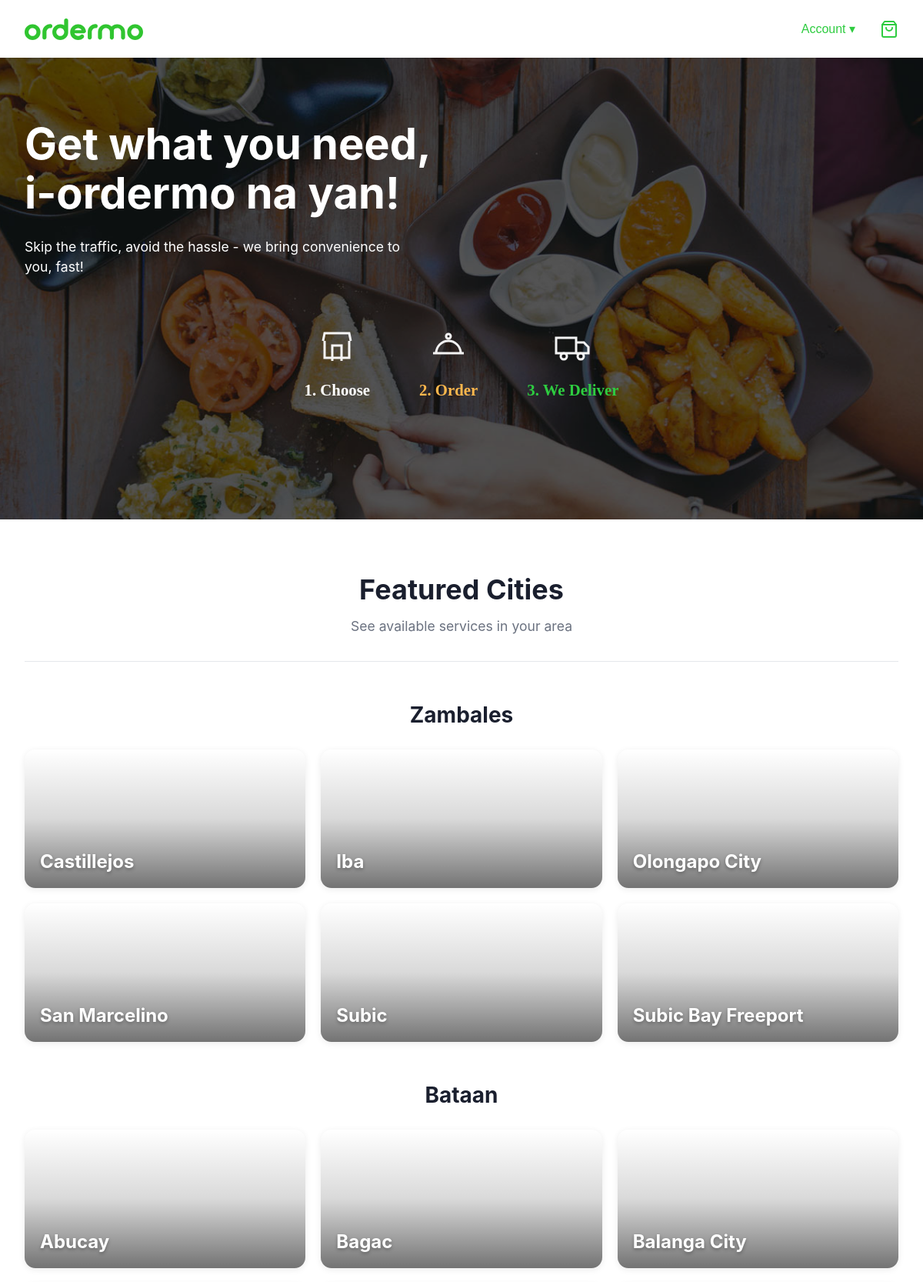
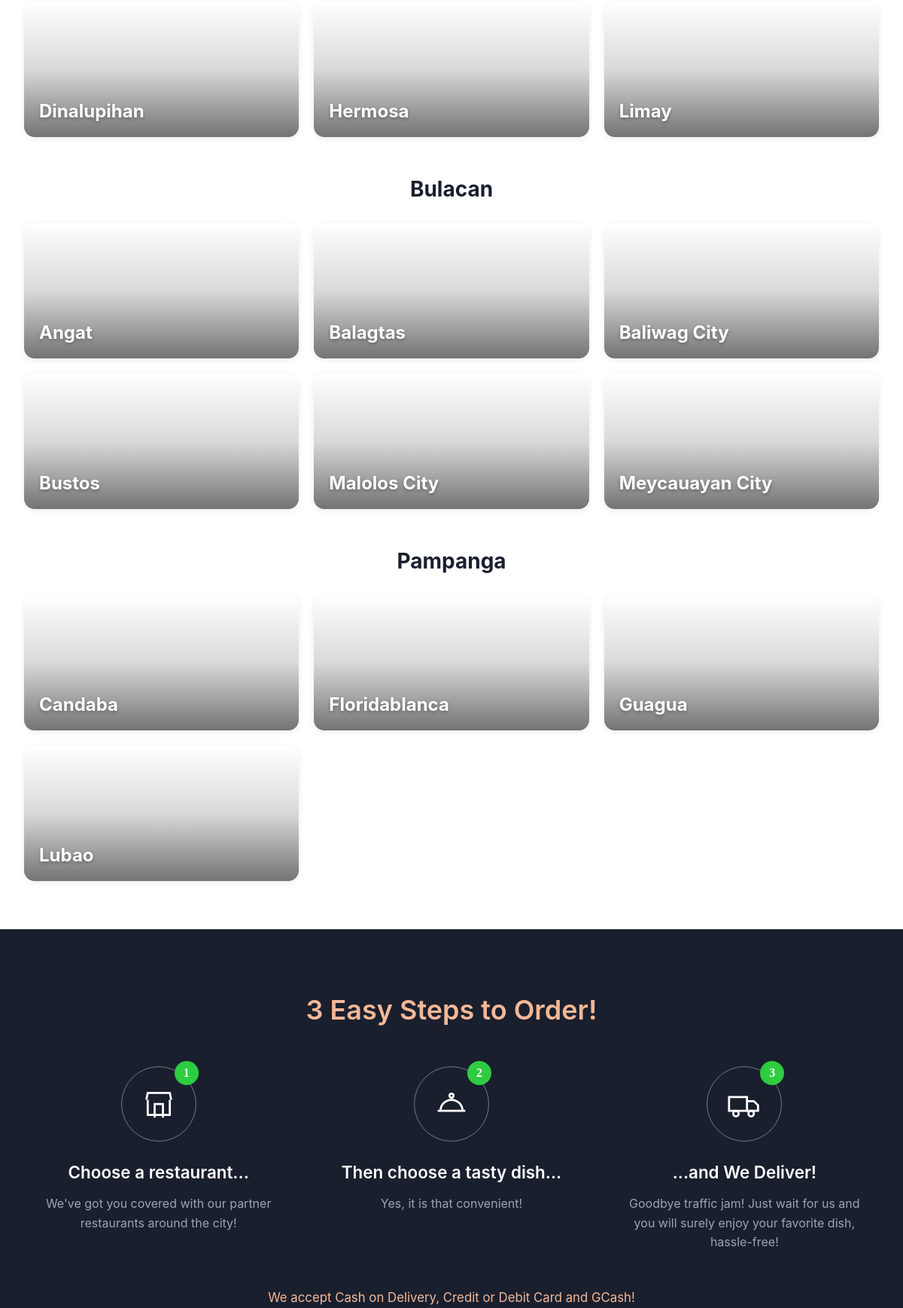
The page / (upper part) on the database its author committed (2 pictures, top to bottom).
### tables this page shows
CREATE TABLE cities (
    id INT AUTO_INCREMENT PRIMARY KEY,
    name VARCHAR(100) NOT NULL,
    province VARCHAR(50) NOT NULL,
    image VARCHAR(255) NOT NULL,
    featured TINYINT(1) NOT NULL DEFAULT 0,
    created_at TIMESTAMP DEFAULT CURRENT_TIMESTAMP,
    INDEX idx_province (province),
    INDEX idx_featured (featured)
);

### app/controllers/HomeController.php (called while the page is built)
<?php
class HomeController extends Controller
{
    public function index(): void
    {
        $city     = $this->model('City');
        $provinces = $city->getGroupedByProvince();
        $this->view('home/index', [
            'title'     => 'ordermo.ph - We deliver your needs fast!',
            'provinces' => $provinces,
        ]);
    }
}

### app/core/App.php (called while the page is built, shortened)
<?php
class App
{
    private $method     = 'index';
    public function __construct()
    {
        $url = $this->parseUrl();
        $this->controller = new $this->controller;
        $this->params = $url ? array_values($url) : [];
        call_user_func_array([$this->controller, $this->method], $this->params);
    }
    private function parseUrl(): array
    {
        return [];
    }
}

### public/index.php (called while the page is built, shortened)
<?php
require_once __DIR__ . '/../app/core/App.php';
require_once __DIR__ . '/../app/core/Controller.php';
new App();

### app/models/City.php (called while the page is built, shortened)
<?php
class City
{
    public function getGroupedByProvince(): array
    {
        try {
            $db   = Database::getConnection();
            $stmt = $db->query(
                'SELECT id, name, image, province FROM cities
                 WHERE featured = 1
                 ORDER BY FIELD(province, "Zambales", "Bataan", "Bulacan", "Pampanga"), name'
            );
            $rows = $stmt->fetchAll();
            $grouped = [];
            foreach ($rows as $row) {
                $grouped[$row['province']][] = $row;
            }
            return $grouped;
        } catch (Throwable $e) {
            return $this->fallback();
        }
    }
}

### app/views/home/index.php (the view, shortened to what this page needs)
<section class="hero">
    <div class="hero-overlay"></div>
    <div class="hero-content">
        <h1>Get what you need,<br>i-ordermo na yan!</h1>
        <p>Skip the traffic, avoid the hassle - we bring convenience to you, fast!</p>
        <div class="steps">
            <div class="step">
                <div class="step-icon">
                    <svg width="48" height="48" viewBox="0 0 24 24" fill="none" stroke="white" stroke-width="1.5">
                        <path d="M3 9l1-5h16l1 5"/>
                        <path d="M4 9v11h16V9"/>
                        <path d="M9 22V12h6v10"/>
                    </svg>
                </div>
                <span class="step-label step-1">1. Choose</span>
            </div>
            <div class="step">
                <div class="step-icon">
                    <svg width="48" height="48" viewBox="0 0 24 24" fill="none" stroke="white" stroke-width="1.5">
                        <path d="M2 17h20"/>
                        <path d="M4 17a8 8 0 0 1 16 0"/>
                        <circle cx="12" cy="6" r="1.5"/>
                    </svg>
                </div>
                <span class="step-label step-2">2. Order</span>
            </div>
            <div class="step">
                <div class="step-icon">
                    <svg width="48" height="48" viewBox="0 0 24 24" fill="none" stroke="white" stroke-width="1.5">
                        <rect x="1" y="7" width="13" height="10"/>
                        <path d="M14 10h5l3 3v4h-8"/>
                        <circle cx="6" cy="19" r="2"/>
                        <circle cx="17" cy="19" r="2"/>
                    </svg>
                </div>
                <span class="step-label step-3">3. We Deliver</span>
            </div>
        </div>
    </div>
</section>
<section class="featured">
    <div class="featured-header">
        <h2>Featured Cities</h2>
        <p class="featured-sub">See available services in your area</p>
    </div>
    <?php foreach ($provinces as $province => $cities): ?>
        <div class="province-block">
            <h3 class="province-title"><?= htmlspecialchars($province) ?></h3>
            <div class="city-grid">
                <?php foreach ($cities as $c): ?>
                    <a href="<?= BASE_URL ?>city/<?= (int) $c['id'] ?>" class="city-card"
                       style="background-image:url('<?= BASE_URL ?>images/cities/<?= htmlspecialchars($c['image']) ?>')">
                        <span class="city-name"><?= htmlspecialchars($c['name']) ?></span>
                    </a>
                <?php endforeach; ?>
            </div>
        </div>
    <?php endforeach; ?>
</section>
<section class="easy-steps">
    <div class="easy-steps-inner">
        <h2>3 Easy Steps to Order!</h2>
        <div class="easy-steps-grid">
            <div class="easy-step">
                <div class="easy-step-icon">
                    <span class="easy-step-number">1</span>
                    <svg width="44" height="44" viewBox="0 0 24 24" fill="none" stroke="white" stroke-width="1.5">
                        <path d="M3 9l1-5h16l1 5"/>
                        <path d="M4 9v11h16V9"/>
                        <path d="M9 22V12h6v10"/>
                    </svg>
                </div>
                <h3>Choose a restaurant...</h3>
                <p>We've got you covered with our partner restaurants around the city!</p>
            </div>
            <div class="easy-step">
                <div class="easy-step-icon">
                    <span class="easy-step-number">2</span>
                    <svg width="44" height="44" viewBox="0 0 24 24" fill="none" stroke="white" stroke-width="1.5">
                        <path d="M2 17h20"/>
                        <path d="M4 17a8 8 0 0 1 16 0"/>
                        <circle cx="12" cy="6" r="1.5"/>
                    </svg>
                </div>
                <h3>Then choose a tasty dish...</h3>
                <p>Yes, it is that convenient!</p>
            </div>
            <div class="easy-step">
                <div class="easy-step-icon">
                    <span class="easy-step-number">3</span>
                    <svg width="44" height="44" viewBox="0 0 24 24" fill="none" stroke="white" stroke-width="1.5">
                        <rect x="1" y="7" width="13" height="10"/>
                        <path d="M14 10h5l3 3v4h-8"/>
                        <circle cx="6" cy="19" r="2"/>
                        <circle cx="17" cy="19" r="2"/>
                    </svg>
                </div>
                <h3>...and We Deliver!</h3>
                <p>Goodbye traffic jam! Just wait for us and you will surely enjoy your favorite dish, hassle-free!</p>
            </div>
        </div>
        <p class="payment-note">We accept Cash on Delivery, Credit or Debit Card and GCash!</p>
    </div>
</section>

### app/core/Controller.php (shortened to what this page needs)
<?php
class Controller
{
    protected function view(string $view, array $data = [], string $layout = 'main'): void
    {
        $viewPath   = __DIR__ . '/../views/' . $view . '.php';
        $layoutPath = __DIR__ . '/../views/layouts/' . $layout . '.php';
        extract($data);
        require $viewPath;
        $content = ob_get_clean();
        if (file_exists($layoutPath)) {
            require $layoutPath;
        } else {
            echo $content;
        }
    }
}

### app/views/layouts/main.php (shortened to what this page needs)
<!DOCTYPE html>
<html lang="en">
<head>
    <link rel="stylesheet" href="<?= BASE_URL ?>css/style.css">
</head>
<body>
    <header class="site-header">
        <div class="navbar">
            <a href="<?= BASE_URL ?>" class="logo">
                <img src="<?= BASE_URL ?>images/logo.svg" alt="ordermo">
            </a>
            <nav class="nav-right">
                <?php if (!empty($_SESSION['user_id'])): ?>
                    <?php $initial = strtoupper(substr($_SESSION['user_name'] ?? '?', 0, 1)); ?>
                    <div class="dropdown">
                        <button class="dropdown-toggle user-avatar" aria-label="Account menu">
                            <span class="user-avatar-initial"><?= htmlspecialchars($initial) ?></span>
                        </button>
                        <ul class="dropdown-menu">
                            <li><a href="<?= BASE_URL ?>auth/logout">Logout</a></li>
                        </ul>
                    </div>
                <?php else: ?>
                    <div class="dropdown">
                        <button class="dropdown-toggle">Account <span class="caret">▾</span></button>
                    </div>
                <?php endif; ?>
                <a href="<?= BASE_URL ?>cart" class="cart-icon" aria-label="Cart">
                    <svg width="24" height="24" viewBox="0 0 24 24" fill="none" stroke="currentColor" stroke-width="2" stroke-linecap="round" stroke-linejoin="round">
                        <path d="M6 2 3 6v14a2 2 0 0 0 2 2h14a2 2 0 0 0 2-2V6l-3-4z"/>
                        <line x1="3" y1="6" x2="21" y2="6"/>
                        <path d="M16 10a4 4 0 0 1-8 0"/>
                    </svg>
                </a>
            </nav>
        </div>
    </header>
    <main>
        <?= $content ?>
    </main>
</body>
</html>

### public/css/style.css (style rules this page uses)
* { margin: 0; padding: 0; box-sizing: border-box; }
body { font-family: -apple-system, BlinkMacSystemFont, "Segoe UI", Roboto, sans-serif; color: #333; line-height: 1.5; }
.site-header { position: sticky; top: 0; background: #fff; box-shadow: 0 1px 3px rgba(0,0,0,0.05); z-index: 100; }
.navbar { display: flex; justify-content: space-between; align-items: center; max-width: 1200px; margin: 0 auto; padding: 1.25rem 2rem; }
.logo { display: inline-flex; align-items: center; text-decoration: none; }
.logo img { height: 28px; width: auto; display: block; }
.nav-right { display: flex; align-items: center; gap: 1.5rem; }
.dropdown { position: relative; }
.dropdown-toggle { background: none; border: none; color: #2ecc40; font-size: 1rem; cursor: pointer; padding: 0.5rem; }
.cart-icon { color: #2ecc40; display: flex; }
.hero { position: relative; min-height: 600px; background: url('../images/hero-bg.jpg') center/cover no-repeat, #333; color: #fff; overflow: hidden; }
.hero-overlay { position: absolute; inset: 0; background: rgba(0,0,0,0.35); }
.hero-content { position: relative; max-width: 1200px; margin: 0 auto; padding: 5rem 2rem; }
.hero h1 { font-size: 3.5rem; font-weight: 700; line-height: 1.15; max-width: 700px; }
.hero p { margin-top: 1.5rem; font-size: 1.1rem; max-width: 500px; }
.steps { margin-top: 4rem; display: flex; justify-content: center; align-items: center; gap: 4rem; }
.step { display: flex; flex-direction: column; align-items: center; gap: 0.75rem; }
.step-icon { opacity: 0.95; }
.step-label { font-family: "Comic Sans MS", "Brush Script MT", cursive; font-size: 1.3rem; font-weight: 600; }
.step-1 { color: #fff; }
.step-2 { color: #ffb84d; }
.step-3 { color: #2ecc40; }
.featured { padding: 4rem 2rem; max-width: 1200px; margin: 0 auto; }
.featured-header { text-align: center; margin-bottom: 3rem; padding-bottom: 2rem; border-bottom: 1px solid #e5e7eb; }
.featured-header h2 { font-size: 2.25rem; color: #1a1f2e; font-weight: 700; margin-bottom: 0.5rem; }
.featured-sub { color: #6b7280; font-size: 1.1rem; }
.province-block { margin-bottom: 3rem; }
.province-block:last-child { margin-bottom: 0; }
.province-title { text-align: center; font-size: 1.75rem; font-weight: 700; color: #1a1f2e; margin-bottom: 1.5rem; }
.city-grid { display: grid; grid-template-columns: repeat(3, 1fr); gap: 1.25rem; }
.city-card { position: relative; display: block; height: 180px; border-radius: 14px; overflow: hidden; text-decoration: none; background: linear-gradient(135deg, #2c3e50, #4a6178) center/cover no-repeat; box-shadow: 0 2px 8px rgba(0,0,0,0.08); transition: transform 0.2s, box-shadow 0.2s; }
.city-card::after { content: ""; position: absolute; inset: 0; background: linear-gradient(to top, rgba(0,0,0,0.55) 0%, rgba(0,0,0,0.15) 50%, rgba(0,0,0,0) 100%); }
.city-name { position: absolute; bottom: 1rem; left: 1.25rem; color: #fff; font-size: 1.5rem; font-weight: 700; z-index: 1; text-shadow: 0 2px 4px rgba(0,0,0,0.3); }
.easy-steps { background: #1a1f2e; color: #fff; padding: 5rem 2rem 6rem; }
.easy-steps-inner { max-width: 1200px; margin: 0 auto; text-align: center; }
.easy-steps h2 { color: #f4b896; font-size: 2.25rem; font-weight: 600; margin-bottom: 3rem; }
.easy-steps-grid { display: grid; grid-template-columns: repeat(3, 1fr); gap: 2rem; margin-bottom: 3rem; }
.easy-step { display: flex; flex-direction: column; align-items: center; padding: 0 1rem; }
.easy-step-icon { position: relative; width: 100px; height: 100px; border: 1px solid rgba(255,255,255,0.4); border-radius: 50%; display: flex; align-items: center; justify-content: center; margin-bottom: 1.5rem; }
.easy-step-number { position: absolute; top: -8px; right: -4px; width: 32px; height: 32px; background: #2ecc40; color: #fff; border-radius: 50%; display: flex; align-items: center; justify-content: center; font-weight: 700; font-family: "Comic Sans MS", "Brush Script MT", cursive; }
.easy-step h3 { font-size: 1.4rem; font-weight: 600; margin-bottom: 0.75rem; }
.easy-step p { color: #9ca3b5; line-height: 1.6; max-width: 320px; }
.payment-note { color: #f4b896; font-size: 1.05rem; margin-top: 2rem; }

### rows shown on the page
cities: name "Castillejos"
cities: name "Iba"
cities: name "Olongapo City"
cities: name "San Marcelino"
cities: name "Subic"
cities: name "Subic Bay Freeport"
cities: name "Abucay"
cities: name "Bagac"
cities: name "Balanga City"
cities: name "Dinalupihan"
cities: name "Hermosa"
cities: name "Limay"
cities: name "Angat"
cities: name "Balagtas"
cities: name "Baliwag City"
cities: name "Bustos"
cities: name "Malolos City"
cities: name "Meycauayan City"
cities: name "Candaba"
cities: name "Floridablanca"
cities: name "Guagua"
cities: name "Lubao"

### other values the page prints
$province "Zambales"
$province "Bataan"
$province "Bulacan"
$province "Pampanga"
